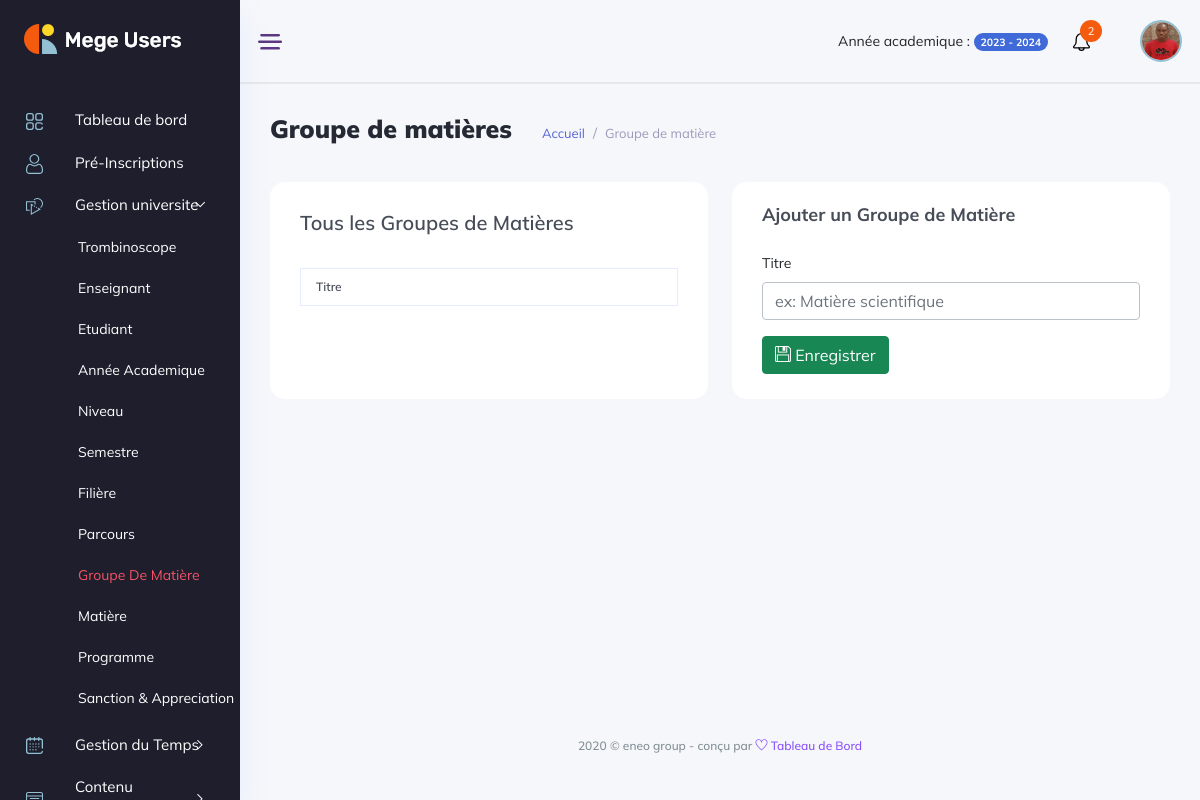
/gestion_universite/groupe-de-matières/ (signed in), run on an earlier commit of the app's database.
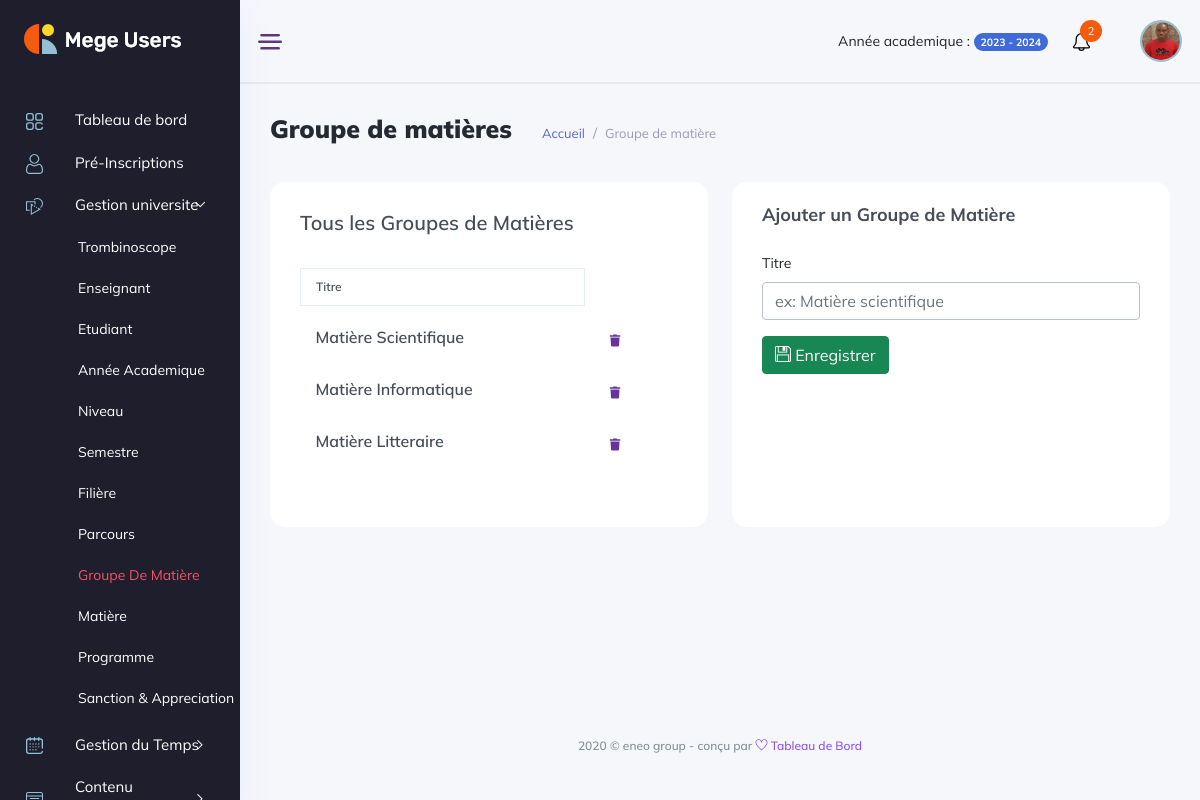
And on a later commit of the database.
### backend/models/gestion_ecole.py (models this page shows, shortened)
class GroupSubject(models.Model):
    title = models.CharField(max_length=50)
    school = models.ForeignKey(Etablishment, on_delete=models.CASCADE, null=True)
    created_at = models.DateTimeField(auto_now_add=True)
    updated_at = models.DateTimeField(auto_now=True)

### backend/forms/gestion_ecole_forms.py
class GroupSubjectForm(forms.ModelForm):
    class Meta:
        model = GroupSubject
        fields = ['title', 'school']
        widgets = {
            'title' : forms.TextInput(
                attrs={
                    'type':'text',
                    'id': 'title',
                    'class': 'form-control',
                    'name': 'title',
                    'maxLength':'50',
                    'placeholder': 'ex: Matière scientifique',
                    'required': True
                }
            ),
        }

### manager_dashboard/views/gestion_universite_view.py (called while the page is built)
    def dispatch(self,request, *args, **kwargs):
        if not request.user.is_authenticated:
            return redirect('backend:login')
        if request.user.is_manager or request.user.is_admin:
            return super().dispatch(request, *args, **kwargs)
        return redirect('backend:logout')

    def get(self, request, *args, **kwargs):
        form = GroupSubjectForm()
        context = {'groups':GroupSubject.objects.filter(school=request.user.school), 'form':form}
        return render(request, template_name=self.template, context=context)

### manager_dashboard/templates/manager_dashboard/gestion_universite/groupe_matieres.html (shortened to what this page needs)
{% extends '../base.html' %}
{% load static %}
{% block content %}
<div class="main_content_iner overly_inner ">
    <div class="container-fluid p-0 ">
        <div class="row">
            <div class="col-12">
                <div class="page_title_box d-flex flex-wrap align-items-center justify-content-between">
                    <div class="page_title_left d-flex align-items-center">
                        <h3 class="f_s_25 f_w_700 dark_text mr_30">Groupe de matières</h3>
                        <ol class="breadcrumb page_bradcam mb-0">
                            <li class="breadcrumb-item"><a class='text-primary' href='{% url "manager_dashboard:index" %}'>Accueil</a></li>
                            <li class="breadcrumb-item"><a href="">Groupe de matière</a></li>
                        </ol>
                    </div>
                </div>
            </div>
        </div>
        <div class="row">
            <div class="col-lg-6">
                <div class="white_card card_height_100 mb_30 pt-4">
                    <div class="white_card_body">
                        <div class="QA_section">
                            <div class="white_box_tittle list_header">
                                <h4>Tous les Groupes de Matières </h4>
                            </div>
                            <div class="QA_table mb_30">
                                <table class="table lms_table_active ">
                                    <thead>
                                        <tr>
                                            <th scope="col">Titre</th>
                                        </tr>
                                    </thead>
                                    <tbody id="elementList">
                                        {% for group in groups %}
                                            <tr data-id="{{ group.id }}">
                                                <td><h6> {{ group.title }} </h6></td>
                                                <td>
                                                    <div class="action_btns d-flex">
                                                        <a href="#" onclick='deleteGroupSubject({{ group.id }})' class="action_btn"> <i class="fas fa-trash"></i> </a>
                                                    </div>
                                                </td>
                                            </tr>
                                        {% endfor %}
                                    </tbody>
                                </table>
                            </div>
                        </div>
                    </div>
                </div>
            </div>
            <div class="col-6">
                <div class="white_card card_height_100 mb_30">
                    <div class="white_card_header">
                        <div class="box_header m-0">
                            <div class="main-title">
                                <h3 class="m-0">Ajouter un Groupe de Matière</h3>
                            </div>
                        </div>
                    </div>
                    <div class="white_card_body">
                        <form method="post">
                            <div class="mb-3">
                                <label class="form-label" for="title">Titre</label>
                                {{ form.title }}
                            </div>
                            <button type="submit" class="btn btn-success"> <i class="ti-save"></i> Enregistrer</button>
                        </form>
                    </div>
                </div>
            </div>
        </div>
    </div>
</div>
{% endblock content %}

What changed in the data, as far as the page shows it:
added GroupSubject: title "Matière Scientifique"
added GroupSubject: title "Matière Informatique"
added GroupSubject: title "Matière Litteraire"
